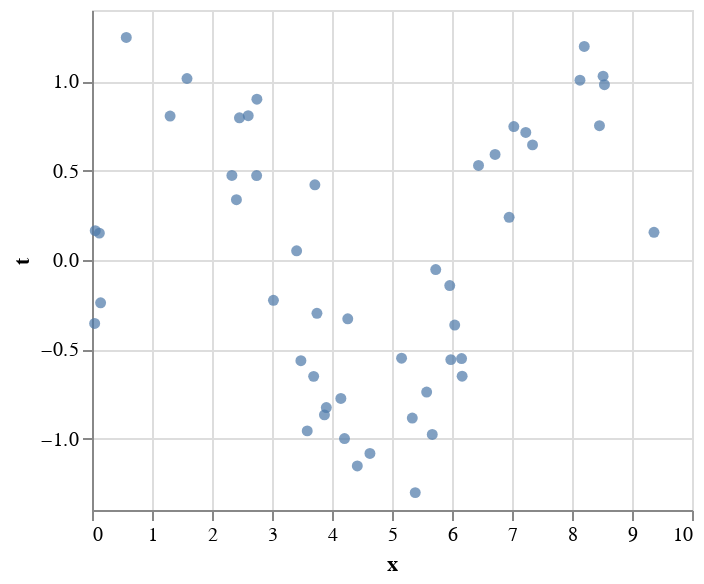

Write notebook code for a chart like this one.
### Markdown cell above
Visualize test set, which is the same for all set_id and degree values, so just sample one set.

### Code cell
alt.Chart(
    df_preds.loc[lambda df: (df.set_id == 1) & (df.degree == 2)], width=300, height=250
).mark_circle().encode(x="x", y="t")

### Figure 1 — Vega-Lite specification as saved in the notebook (floating-point values rounded to 4 significant figures)
{"config": {"view": {"continuousWidth": 400, "continuousHeight": 300}}, "data": {"name": "data-322085ea2b8eddf650a0ce4f6b1aac50"}, "mark": "circle", "encoding": {"x": {"type": "quantitative", "field": "x"}, "y": {"type": "quantitative", "field": "t"}}, "height": 250, "width": 300, "$schema": "https://vega.github.io/schema/vega-lite/v4.8.1.json", "datasets": {"data-322085ea2b8eddf650a0ce4f6b1aac50": [{"example_id": 0, "x": 2.604, "t": 0.8082, "expected_t": 0.5124, "y": 0.1969, "set_id": 1, "degree": 2}, {"example_id": 1, "x": 8.541, "t": 0.982, "expected_t": 0.7733, "y": 1.467, "set_id": 1, "degree": 2}, {"example_id": 2, "x": 5.387, "t": -1.303, "expected_t": -0.7808, "y": -0.4819, "set_id": 1, "degree": 2}, {"example_id": 3, "x": 5.671, "t": -0.9771, "expected_t": -0.5746, "y": -0.4248, "set_id": 1, "degree": 2}, {"example_id": 4, "x": 0.04435, "t": -0.3555, "expected_t": 0.04434, "y": 2.806, "set_id": 1, "degree": 2}, {"example_id": 5, "x": 5.338, "t": -0.885, "expected_t": -0.8106, "y": -0.4895, "set_id": 1, "degree": 2}, {"example_id": 6, "x": 8.204, "t": 1.196, "expected_t": 0.9393, "y": 1.121, "set_id": 1, "degree": 2}, {"example_id": 7, "x": 9.367, "t": 0.1551, "expected_t": 0.05823, "y": 2.454, "set_id": 1, "degree": 2}, {"example_id": 8, "x": 3.587, "t": -0.957, "expected_t": -0.4309, "y": -0.2999, "set_id": 1, "degree": 2}, {"example_id": 9, "x": 1.583, "t": 1.016, "expected_t": 0.9999, "y": 1.009, "set_id": 1, "degree": 2}, {"example_id": 10, "x": 8.518, "t": 1.03, "expected_t": 0.7874, "y": 1.443, "set_id": 1, "degree": 2}, {"example_id": 11, "x": 3.905, "t": -0.8264, "expected_t": -0.6917, "y": -0.4006, "set_id": 1, "degree": 2}, {"example_id": 12, "x": 4.263, "t": -0.3293, "expected_t": -0.9006, "y": -0.4785, "set_id": 1, "degree": 2}, {"example_id": 13, "x": 4.422, "t": -1.154, "expected_t": -0.9581, "y": -0.5013, "set_id": 1, "degree": 2}, {"example_id": 14, "x": 5.159, "t": -0.55, "expected_t": -0.9017, "y": -0.5109, "set_id": 1, "degree": 2}, {"example_id": 15, "x": 0.5715, "t": 1.246, "expected_t": 0.5409, "y": 2.113, "set_id": 1, "degree": 2}, {"example_id": 16, "x": 0.1435, "t": -0.2399, "expected_t": 0.143, "y": 2.669, "set_id": 1, "degree": 2}, {"example_id": 17, "x": 7.23, "t": 0.7142, "expected_t": 0.8114, "y": 0.3059, "set_id": 1, "degree": 2}, {"example_id": 18, "x": 5.962, "t": -0.1429, "expected_t": -0.3153, "y": -0.3418, "set_id": 1, "degree": 2}, {"example_id": 19, "x": 3.715, "t": 0.4211, "expected_t": -0.5424, "y": -0.3439, "set_id": 1, "degree": 2}, {"example_id": 20, "x": 6.169, "t": -0.6506, "expected_t": -0.1141, "y": -0.2681, "set_id": 1, "degree": 2}, {"example_id": 21, "x": 6.718, "t": 0.591, "expected_t": 0.4212, "y": -0.01173, "set_id": 1, "degree": 2}, {"example_id": 22, "x": 2.744, "t": 0.4728, "expected_t": 0.3874, "y": 0.1089, "set_id": 1, "degree": 2}, {"example_id": 23, "x": 3.694, "t": -0.6517, "expected_t": -0.525, "y": -0.3371, "set_id": 1, "degree": 2}, {"example_id": 24, "x": 2.332, "t": 0.4737, "expected_t": 0.7242, "y": 0.3837, "set_id": 1, "degree": 2}, {"example_id": 25, "x": 1.302, "t": 0.8062, "expected_t": 0.964, "y": 1.286, "set_id": 1, "degree": 2}, {"example_id": 26, "x": 5.578, "t": -0.7394, "expected_t": -0.6485, "y": -0.4462, "set_id": 1, "degree": 2}, {"example_id": 27, "x": 6.952, "t": 0.2393, "expected_t": 0.6202, "y": 0.1243, "set_id": 1, "degree": 2}, {"example_id": 28, "x": 5.729, "t": -0.05371, "expected_t": -0.5264, "y": -0.4103, "set_id": 1, "degree": 2}, {"example_id": 29, "x": 2.407, "t": 0.3377, "expected_t": 0.6702, "y": 0.3298, "set_id": 1, "degree": 2}, {"example_id": 30, "x": 6.045, "t": -0.364, "expected_t": -0.2358, "y": -0.3137, "set_id": 1, "degree": 2}, {"example_id": 31, "x": 3.874, "t": -0.8672, "expected_t": -0.6688, "y": -0.392, "set_id": 1, "degree": 2}, {"example_id": 32, "x": 4.209, "t": -0.9997, "expected_t": -0.8757, "y": -0.4691, "set_id": 1, "degree": 2}, {"example_id": 33, "x": 0.1229, "t": 0.1505, "expected_t": 0.1226, "y": 2.697, "set_id": 1, "degree": 2}, {"example_id": 34, "x": 7.342, "t": 0.6446, "expected_t": 0.8719, "y": 0.386, "set_id": 1, "degree": 2}, {"example_id": 35, "x": 8.458, "t": 0.7523, "expected_t": 0.8231, "y": 1.379, "set_id": 1, "degree": 2}, {"example_id": 36, "x": 2.748, "t": 0.9006, "expected_t": 0.3832, "y": 0.1062, "set_id": 1, "degree": 2}, {"example_id": 37, "x": 3.41, "t": 0.05125, "expected_t": -0.2656, "y": -0.2314, "set_id": 1, "degree": 2}, {"example_id": 38, "x": 4.632, "t": -1.083, "expected_t": -0.9968, "y": -0.5201, "set_id": 1, "degree": 2}, {"example_id": 39, "x": 3.749, "t": -0.2987, "expected_t": -0.5708, "y": -0.3548, "set_id": 1, "degree": 2}, {"example_id": 40, "x": 3.482, "t": -0.5641, "expected_t": -0.3335, "y": -0.2601, "set_id": 1, "degree": 2}, {"example_id": 41, "x": 7.031, "t": 0.7475, "expected_t": 0.6797, "y": 0.1733, "set_id": 1, "degree": 2}, {"example_id": 42, "x": 6.16, "t": -0.5517, "expected_t": -0.1232, "y": -0.2716, "set_id": 1, "degree": 2}, {"example_id": 43, "x": 3.024, "t": -0.2259, "expected_t": 0.1174, "y": -0.04983, "set_id": 1, "degree": 2}, {"example_id": 44, "x": 5.981, "t": -0.5579, "expected_t": -0.2979, "y": -0.3357, "set_id": 1, "degree": 2}, {"example_id": 45, "x": 6.442, "t": 0.5295, "expected_t": 0.1582, "y": -0.1515, "set_id": 1, "degree": 2}, {"example_id": 46, "x": 4.148, "t": -0.7755, "expected_t": -0.8447, "y": -0.4575, "set_id": 1, "degree": 2}, {"example_id": 47, "x": 2.458, "t": 0.7962, "expected_t": 0.6319, "y": 0.2946, "set_id": 1, "degree": 2}, {"example_id": 48, "x": 8.133, "t": 1.007, "expected_t": 0.9614, "y": 1.052, "set_id": 1, "degree": 2}, {"example_id": 49, "x": 0.05412, "t": 0.1642, "expected_t": 0.0541, "y": 2.792, "set_id": 1, "degree": 2}]}}
